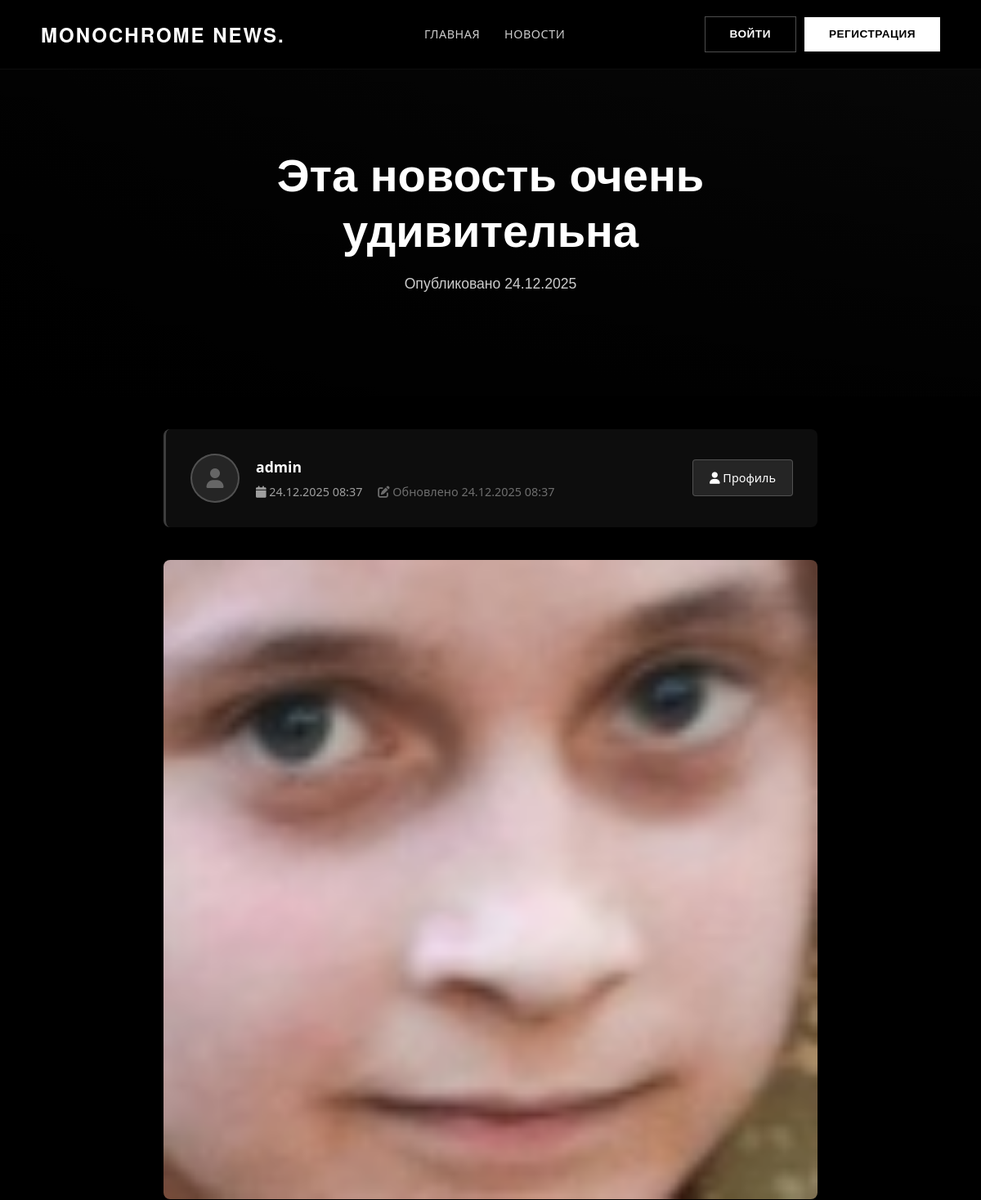
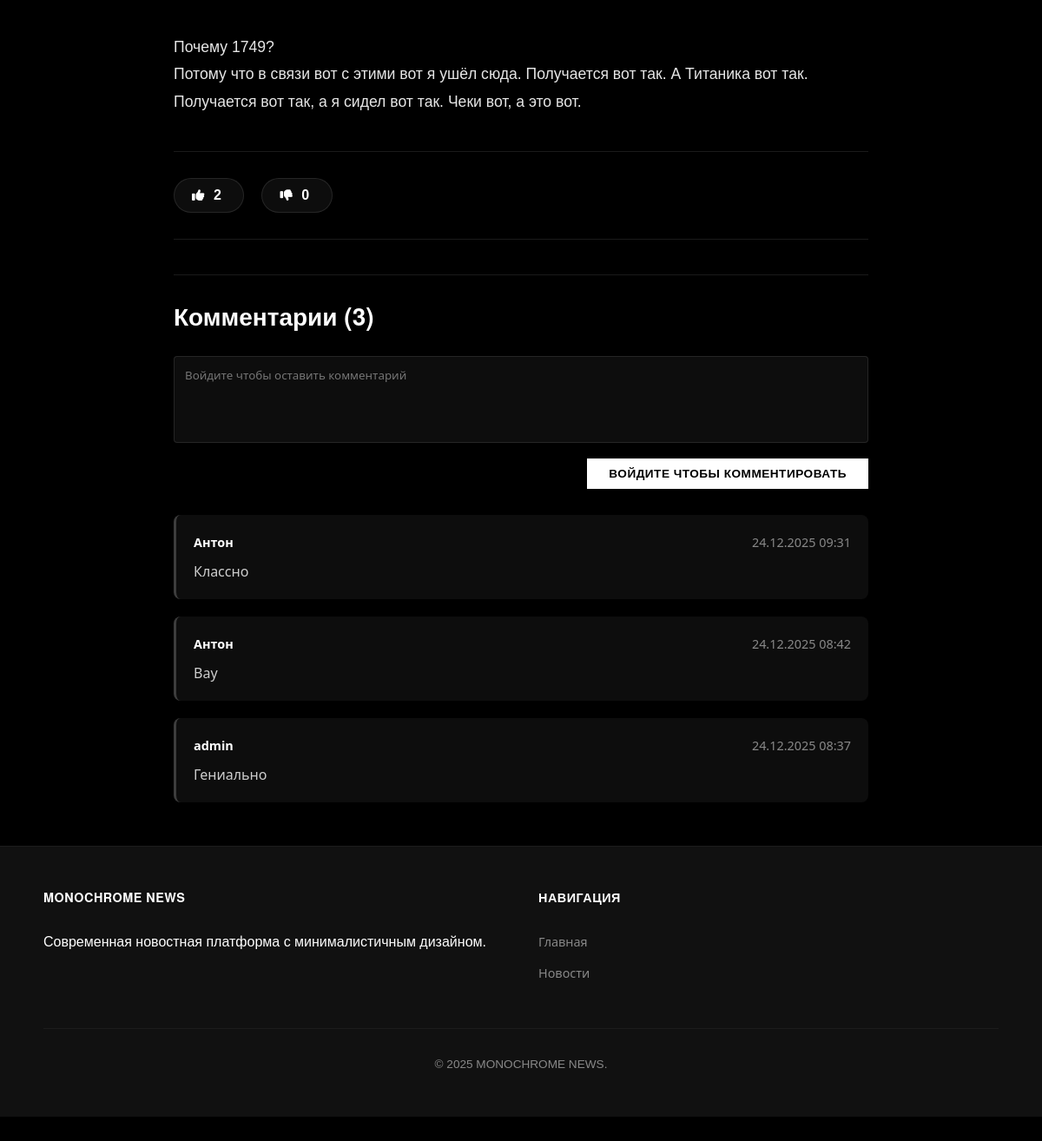
The page /posts/40/ on the database its author committed (2 pictures, top to bottom).
### posts/models.py (models this page shows, shortened)
class Post(models.Model):
    title = models.CharField(max_length=200, verbose_name="Заголовок")
    content = models.TextField(verbose_name="Содержание")
    author = models.ForeignKey(User, on_delete=models.CASCADE, verbose_name="Автор")
    image = models.ImageField(upload_to='posts/', blank=True, null=True, verbose_name="Изображение")
    created_at = models.DateTimeField(default=timezone.now, verbose_name="Дата создания")
    updated_at = models.DateTimeField(auto_now=True, verbose_name="Дата обновления")
    is_published = models.BooleanField(default=True, verbose_name="Опубликовано")
    def likes_count(self):
        return self.likes.filter(is_like=True).count()
    def dislikes_count(self):
        return self.likes.filter(is_like=False).count()
    def comments_count(self):
        return self.comments.count()
    class Meta:
        ordering = ['-created_at']
        permissions = [
            ("delete_any_post", "Может удалять любые посты"),
        ]

class Comment(models.Model):
    user = models.ForeignKey(User, on_delete=models.CASCADE, related_name='post_comments')
    post = models.ForeignKey(Post, on_delete=models.CASCADE, related_name='comments')
    content = models.TextField(verbose_name="Текст комментария")
    created_at = models.DateTimeField(auto_now_add=True, verbose_name="Дата создания")
    updated_at = models.DateTimeField(auto_now=True, verbose_name="Дата обновления")
    class Meta:
        ordering = ['-created_at']
        verbose_name = 'Комментарий'
        verbose_name_plural = 'Комментарии'

### posts/views.py (the view)
# urls.py: path('<int:post_id>/', views.post_detail, name='post_detail'),
def post_detail(request, post_id):
    post = get_object_or_404(Post, id=post_id, is_published=True)
    comments = post.comments.all().order_by('-created_at')
    user_reaction = None
    if request.user.is_authenticated:
        reaction = Like.objects.filter(post=post, user=request.user).first()
        user_reaction = reaction.is_like if reaction else None
    return render(request, 'posts/detail.html', {
        'post': post,
        'comments': comments,
        'user_reaction': user_reaction,
        'likes_count': post.likes_count(),
        'dislikes_count': post.dislikes_count(),
    })

### users/admin_auth.py (called while the page is built, shortened)
    def process_request(self, request):
        return None

### users/models.py (called while the page is built)
    def is_online(self):
        from django.utils import timezone
        from datetime import timedelta
        if self.last_activity:
            now = timezone.now()
            return now <= self.last_activity + timedelta(minutes=5)
        return False

### templates/posts/detail.html (shortened to what this page needs)
{% extends 'base.html' %}
{% load static %}
{% block content %}
<section class="hero hero-medium">
    <div class="video-container">
        <div style="width:100%; height:100%; background: linear-gradient(45deg, #000000 0%, #222222 100%);">
        </div>
    </div>
    <div class="video-overlay"></div>
    <div class="hero-content">
        <h1 class="hero-title">{{ post.title|truncatechars:50 }}</h1>
        <p>Опубликовано {{ post.created_at|date:"d.m.Y" }}</p>
    </div>
</section>
<section class="products">
    <div class="container">
        <div style="max-width: 800px; margin: 0 auto;">
            <div class="author-info">
                {% if post.author.profile.avatar %}
                <img src="{{ post.author.profile.avatar.url }}" alt="{{ post.author.username }}" class="author-avatar">
                {% else %}
                <div class="author-avatar" style="background: rgba(255,255,255,0.1); display: flex; align-items: center; justify-content: center;">
                    <i class="fas fa-user" style="font-size: 24px; color: rgba(255,255,255,0.3);"></i>
                </div>
                {% endif %}
                <div class="author-details">
                    <div class="author-name">
                        <a href="{% url 'profile' username=post.author.username %}">
                            {{ post.author.username }}
                        </a>
                    </div>
                    <div class="post-date">
                        <i class="fas fa-calendar"></i> {{ post.created_at|date:"d.m.Y H:i" }}
                        {% if post.updated_at != post.created_at %}
                        <span style="margin-left: 15px; color: rgba(255,255,255,0.4);">
                            <i class="fas fa-edit"></i> Обновлено {{ post.updated_at|date:"d.m.Y H:i" }}
                        </span>
                        {% endif %}
                    </div>
                </div>
                <a href="{% url 'profile' username=post.author.username %}" class="view-profile-btn">
                    <i class="fas fa-user"></i> Профиль
                </a>
            </div>
            {% if post.image %}
            <div class="post-image">
                <img src="{{ post.image.url }}" alt="{{ post.title }}">
            </div>
            {% endif %}
            <div class="post-content">
                {{ post.content|linebreaks }}
            </div>
            <div class="reaction-buttons" data-post-id="{{ post.id }}">
                <button class="reaction-btn like-btn {% if user_reaction == True %}active{% endif %}"
                        data-reaction="like">
                    <i class="fas fa-thumbs-up"></i>
                    <span class="reaction-count">{{ likes_count }}</span>
                </button>
                <button class="reaction-btn dislike-btn {% if user_reaction == False %}active{% endif %}"
                        data-reaction="dislike">
                    <i class="fas fa-thumbs-down"></i>
                    <span class="reaction-count">{{ dislikes_count }}</span>
                </button>
            </div>
            <div class="comments-section" style="margin-top: 40px;">
                <h3>Комментарии (<span id="total-comments">{{ post.comments_count }}</span>)</h3>
                <div class="comment-form" style="margin-bottom: 30px;">
                    <form id="comment-form">
                        <textarea id="comment-content"
                                  placeholder="Напишите ваш комментарий..."
                                  style="width: 100%; min-height: 100px; padding: 12px; background: rgba(255,255,255,0.05); border: 1px solid rgba(255,255,255,0.1); color: white; border-radius: 4px; resize: none; font-family: inherit;"></textarea>
                        <div style="text-align: right; margin-top: 10px;">
                            <button type="submit" class="btn btn-accent" style="padding: 10px 25px;">
                            </button>
                        </div>
                    </form>
                </div>
                <div id="comments-list">
                    {% for comment in comments %}
                    <div class="comment">
                        <div class="comment-header">
                            <span class="comment-author">
                                <a href="{% url 'profile' username=comment.user.username %}" style="color: inherit; text-decoration: none;">
                                    {{ comment.user.username }}
                                </a>
                            </span>
                            <span class="comment-date">{{ comment.created_at|date:"d.m.Y H:i" }}</span>
                        </div>
                        <div class="comment-content">
                            {{ comment.content }}
                        </div>
                    </div>
                    {% empty %}
                    <div class="no-comments" style="text-align: center; padding: 40px; color: rgba(255,255,255,0.5);">
                        <i class="fas fa-comments" style="font-size: 3rem; margin-bottom: 15px; display: block; color: rgba(255,255,255,0.1);"></i>
                        <p>Пока нет комментариев. Будьте первым!</p>
                    </div>
                    {% endfor %}
                </div>
            </div>
        </div>
    </div>
</section>
{% endblock %}

### templates/base.html (shortened to what this page needs)
<!DOCTYPE html>
<html lang="ru">
<head>
    <link rel="stylesheet" href="https://cdnjs.cloudflare.com/ajax/libs/font-awesome/6.4.0/css/all.min.css">
    {% load static %}
    <link rel="stylesheet" href="{% static 'css/style.css' %}">
</head>
<body>
    <header>
    <div class="container header-content">
        <div class="logo">MONOCHROME NEWS<span class="dot">.</span></div>
        <nav>
            <ul>
                <li><a href="/">Главная</a></li>
                <li><a href="/posts/">Новости</a></li>
            </ul>
        </nav>
        <div class="auth-buttons">
        </div>
    </div>
</header>
    <main>
        {% block content %}{% endblock %}
    </main>
    <footer>
    <div class="container">
        <div class="footer-content">
            <div class="footer-column">
                <h3>MONOCHROME NEWS</h3>
                <p>Современная новостная платформа с минималистичным дизайном.</p>
            </div>
            <div class="footer-column">
                <h3>Навигация</h3>
                <ul>
                    <li><a href="/">Главная</a></li>
                    <li><a href="/posts/">Новости</a></li>
                </ul>
            </div>
        </div>
        <div class="copyright">
            <p>&copy; 2025 MONOCHROME NEWS.</p>
        </div>
    </div>
</footer>
    {% load static %}
</body>
</html>

### rows shown on the page
Post: title "Эта новость очень удивительна", created_at "24.12.2025", author.username "admin", created_at "24.12.2025 08:37", updated_at "24.12.2025 08:37", image (picture), content "Почему 1749? Потому что в связи вот с этими вот я ушёл сюда. Получается вот так. А Титаника вот так. Получается вот так, а я сидел вот так. Чеки вот, а это вот.", comments_count "3"
Comment: user.username "Антон", created_at "24.12.2025 09:31", content "Классно"
Comment: user.username "Антон", created_at "24.12.2025 08:42", content "Вау"
Comment: user.username "admin", created_at "24.12.2025 08:37", content "Гениально"

### other values the page prints
{{ likes_count }} "2"
{{ dislikes_count }} "0"
